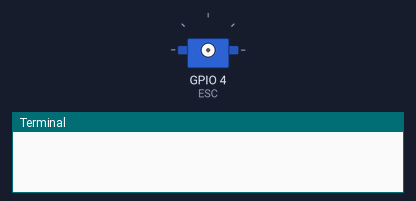
The program below on a simulated Raspberry Pi (BCM pin numbers). On the bench: servo, the last lines printed to the terminal. Servo angles are drawn from the pulse width (0.5 ms = 0°, 2.5 ms = 180°). At 15.0 s the program stops and its outputs stay as they are.

Above: at 0.1 s.
At 1.1 s:
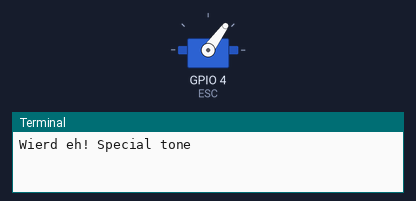
Timing chart, 0 to 2.6 s (numbered marks = the images above):
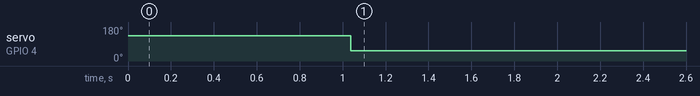

Measured:
- by itself, servo on GPIO 4 (ESC): 135° → 54° at 1.0 s

The program:

test01.py
```python
import os     #importing os library so as to communicate with the system
import time   #importing time library to make Rpi wait because its too impatient
os.system ("sudo pigpiod") #Launching GPIO library
time.sleep(1) # As i said it is too impatient and so if this delay is removed you will get an error
import pigpio #importing GPIO library

ESC=4  #Connect the ESC in this GPIO pin

pi = pigpio.pi();
pi.set_servo_pulsewidth(ESC, 0)

max_value = 2000 #change this if your ESC's max value is different or leave it be - PPM , Throttle
min_value = 1100  #change this if your ESC's min value is different or leave it be - PPM , Throttle

pi.set_servo_pulsewidth(ESC, 0)
pi.set_servo_pulsewidth(ESC, max_value)
pi.set_servo_pulsewidth(ESC, min_value)
print "Wierd eh! Special tone"
time.sleep(14)
print "See.... uhhhhh"
# print "Wait for it ...."
# time.sleep (5)
# print "Im working on it, DONT WORRY JUST WAIT....."
# pi.set_servo_pulsewidth(ESC, 0)
# pi.set_servo_pulsewidth(ESC, min_value)
# time.sleep(1)
# print "See.... uhhhhh"
```
